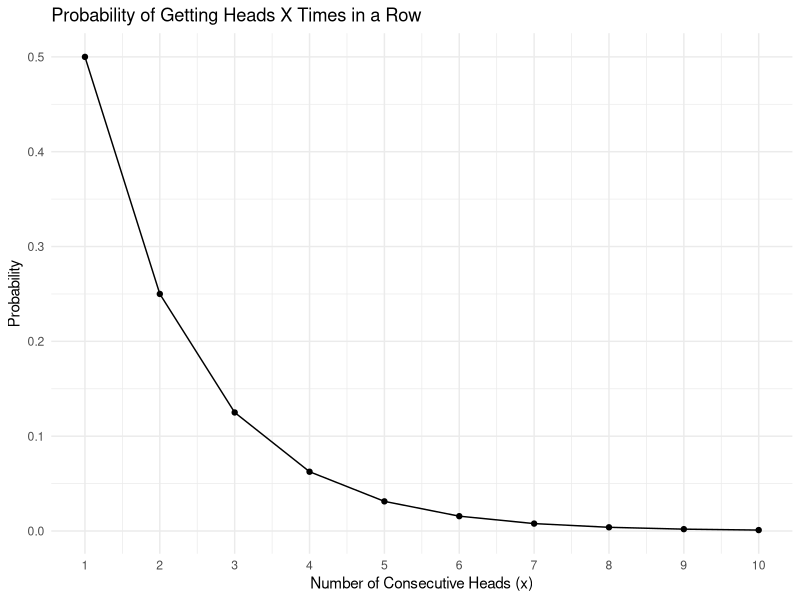

Here is the R script that generated this plot:
## ---- chunk 1
knitr::opts_chunk$set(echo = TRUE, warning = FALSE, message = FALSE)
## ---- chunk 2
library(ggplot2)
## ---- chunk 3
# Each digit can be from 0-9 or a letter from A-Z, so there are 36 choices for each of the 6 positions
num_choices_per_digit <- 36
num_digits <- 6
total_license_plates <- num_choices_per_digit ^ num_digits

cat("Total different license plates that can be made from six digits:", total_license_plates, "\n")
## ---- chunk 4
# Probability of heads on a fair coin is 0.5
prob_heads <- 0.5
# Probability of getting heads three times in a row
prob_three_heads <- prob_heads ^ 3
# Convert probability to percentage
prob_three_heads_percent <- prob_three_heads * 100
cat("Probability of getting heads three times in a row:", prob_three_heads, ", or ", prob_three_heads_percent, "%\n")

# Calculate probability of heads x times in a row for x = 1 to 10
x_values <- 1:10
probabilities <- prob_heads ^ x_values

# Create a data frame for visualization
heads_data <- data.frame(
  x = x_values,
  probability = probabilities
)

# Plot the results
ggplot(heads_data, aes(x = x, y = probability)) +
  geom_line() +
  geom_point() +
  labs(title = "Probability of Getting Heads X Times in a Row",
       x = "Number of Consecutive Heads (x)",
       y = "Probability") +
  scale_x_continuous(breaks = 1:10, limits = c(1, 10)) +
  theme_minimal()
## ---- chunk 5
# Probability of drawing the Ace of Spades from a 52-card deck
prob_ace_spades <- 1/52
# Probability of drawing the Two of Hearts from a 52-card deck
prob_two_hearts <- 1/52
# Combined probability of drawing Ace of Spades and then Two of Hearts
prob_ace_and_two <- prob_ace_spades * prob_two_hearts
cat("Probability of drawing Ace of Spades and then Two of Hearts in a row:", prob_ace_and_two, "\n")
## ---- chunk 6
# Given the first die shows a 6, we need the second die to show a 3 to make the sum 9
# Probability of rolling a 3 on a fair six-sided die
prob_rolling_3 <- 1/6
cat("Probability of rolling a 3 on a fair six-sided die:", prob_rolling_3, "\n")
## ---- chunk 7
# Define the outcomes and their probabilities
gain <- 70000
loss <- -40000
prob_gain <- 0.3
prob_loss <- 0.7
# Calculate expected value of the investment
expected_value <- (gain * prob_gain) + (loss * prob_loss)
cat("Expected value of the investment:", expected_value, "\n")
if (expected_value > 0) {
  cat("You should invest, as the expected value is positive.\n")
} else {
  cat("You should not invest, as the expected value is negative.\n")
}
## ---- chunk 8
# Define the prizes and their probabilities
grand_prize <- 200000
second_prize <- 1000
third_prize <- 300
fourth_prize <- 10
num_tickets <- 5000000
# Calculate probabilities
prob_grand <- 1 / num_tickets
prob_second <- 5 / num_tickets
prob_third <- 15 / num_tickets
prob_fourth <- 25 / num_tickets
# Calculate using the formula for expected value of a discrete random variable
expected_value_lottery <- (grand_prize * prob_grand) +
                          (second_prize * prob_second) +
                          (third_prize * prob_third) +
                          (fourth_prize * prob_fourth) -
                          2  # Cost of the ticket 
cat("Expected value of entering the lottery contest: $", expected_value_lottery, "\n")
